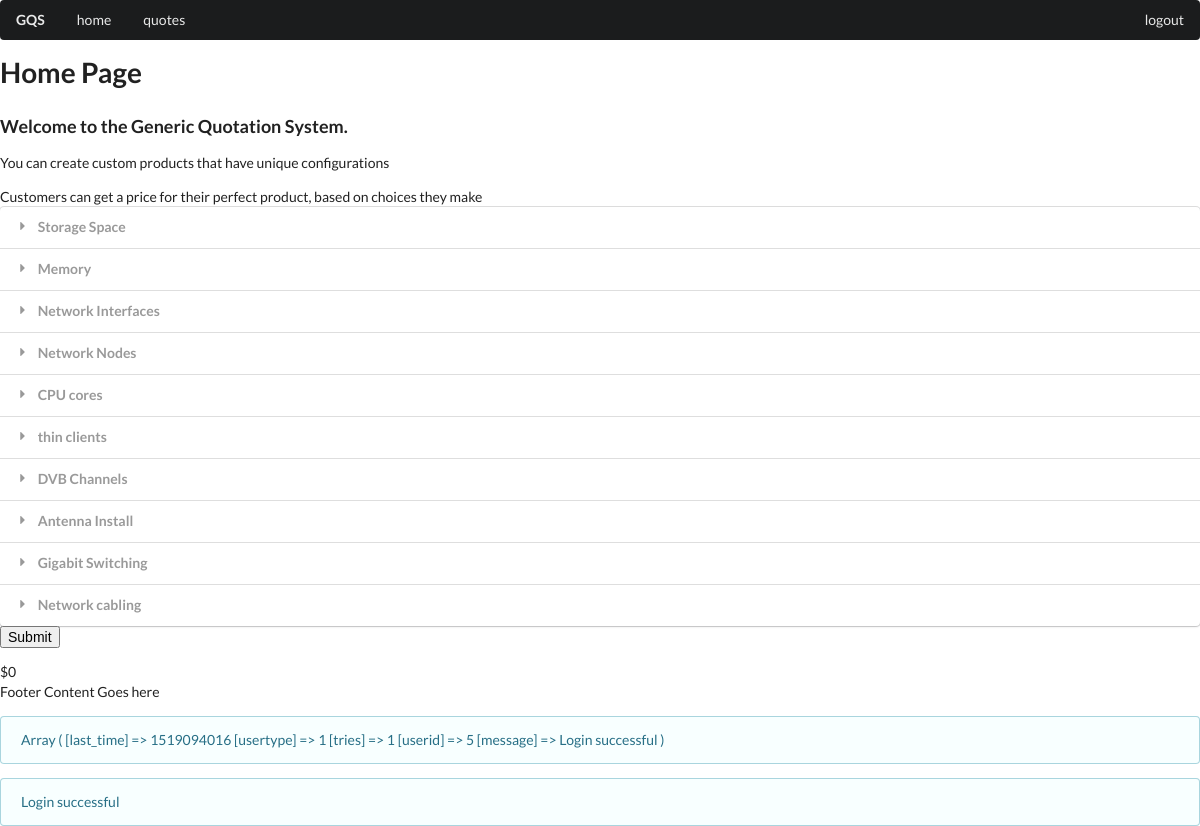
/client/quote.php (signed in), run on the app's committed database.
### tables this page shows
CREATE TABLE `static` (
  `id` int(11) NOT NULL AUTO_INCREMENT,
  `short_title` varchar(24) NOT NULL,
  `privilege` int(1) NOT NULL,
  `title` varchar(240) NOT NULL,
  `byline` varchar(512) NOT NULL,
  `body` text NOT NULL,
  `image` varchar(256) NOT NULL,
  PRIMARY KEY (`id`),
  UNIQUE KEY `short_title` (`short_title`)
);

CREATE TABLE `line_item` (
  `line_item_id` int(11) NOT NULL AUTO_INCREMENT,
  `name` varchar(128) NOT NULL,
  `system_name` varchar(128) NOT NULL,
  `description` varchar(1024) NOT NULL,
  `image_small` varchar(128) NOT NULL,
  `image_medium` varchar(128) NOT NULL,
  `image_large` varchar(128) NOT NULL,
  `units` varchar(32) NOT NULL,
  `unit_increment` int(11) NOT NULL,
  `unit_cost` decimal(8,0) NOT NULL,
  `units_small` int(11) NOT NULL,
  `units_medium` int(11) NOT NULL,
  `units_large` int(11) NOT NULL,
  `units_min` int(11) NOT NULL,
  `units_max` int(11) NOT NULL,
  `enabled` int(11) NOT NULL,
  PRIMARY KEY (`line_item_id`)
);

### db.php (called while the page is built)
<?php
    function dbConnect() {
        $conn = new PDO("mysql:host=localhost;dbname=GQS", 'root', '');
        $conn->setAttribute(PDO::ATTR_ERRMODE, PDO::ERRMODE_EXCEPTION);
        return $conn;
    }
    function getAllLineItems() {
        $contentquery = "SELECT * FROM line_item";
        $conn = dbConnect();
        $stmt = $conn->prepare($contentquery);
        $stmt->execute();
        return $staticresult = $stmt->fetchAll(PDO::FETCH_ASSOC);
    }
?>

### client/quote.php (the view, shortened to what this page needs)
<?php
    include '../db.php';
    include "header.php";
?>
<?php
    include "menu.php";
?>
<div id="contentgroup">
    <div class="contentitem" id="home" style="display: block;"><h1>Home Page</h1><h3>Welcome to the Generic Quotation System. </h3><div><p>You can create custom products that have unique configurations</p>
    <p>Customers can get a price for their perfect product, based on choices they make</p></div></div>
</div>
<?php
    $allrec = getAllLineItems();
    echo '<form method="POST" action="quote.php">';
    echo '<div class="ui styled fluid accordion">';
    foreach($allrec as $onerec) {
        echo '<div class="title">
    <i class="dropdown icon"></i>
    ' . $onerec['name'] . '
  </div>';
    }
    echo '</div>';
    echo '<input type="submit">';
    echo '</form>';
    echo '<div id="total_value_output">0</div>';
?>
<?php
    include "footer.php";
?>

### client/menu.php
    <div class="ui fluid borderless inverted pointing main menu">
        <a href="#" class="header item">GQS</a>
<?php
    $menusql = "SELECT short_title FROM static WHERE privilege = " . $_SESSION['usertype'] . " OR privilege = -1 ORDER BY id ASC;";
    $conn = dbConnect();
    $stmt = $conn->prepare($menusql);
    $stmt->execute();
    $result = $stmt->fetchAll(PDO::FETCH_ASSOC);
    for($loop = 0; $loop < count($result); $loop++) {
        if($loop == count($result) - 1) {
            echo '<div class="right menu"><a onClick="doMenu(\'' . $result[$loop]['short_title'] . '\')" class="item cursoron">' . $result[$loop]['short_title'] . '</a></div>';
        } else {
            echo '<a onClick="doMenu(\'' . $result[$loop]['short_title'] . '\')" class="item cursoron">' . $result[$loop]['short_title'] . '</a>';
        }
    }
?>
    </div>
<section>

### css/customerbase.css (style rules this page uses)
.cursoron { cursor: grab; }
#contentgroup { display: block; }
.contentitem { display: none; }

### data on the page
static: short_title "home"
static: short_title "quotes"
static: short_title "logout"
line_item: name "Storage Space"
line_item: name "Memory"
line_item: name "Network Interfaces"
line_item: name "Network Nodes"
line_item: name "CPU cores"
line_item: name "thin clients"
line_item: name "DVB Channels"
line_item: name "Antenna Install"
line_item: name "Gigabit Switching"
line_item: name "Network cabling"

### other printed values
$_SESSION['message'] "Login successful"
